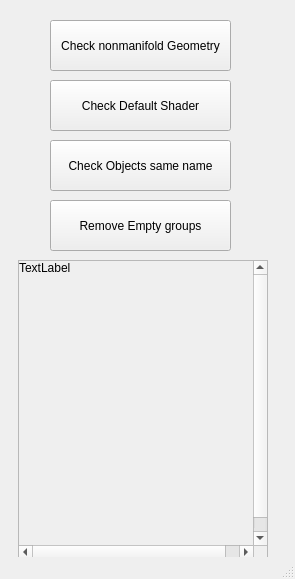
<?xml version="1.0" encoding="UTF-8"?>
<ui version="4.0">
 <class>MainWindow</class>
 <widget class="QMainWindow" name="MainWindow">
  <property name="geometry">
   <rect>
    <x>0</x>
    <y>0</y>
    <width>295</width>
    <height>579</height>
   </rect>
  </property>
  <property name="windowTitle">
   <string>CheckTool</string>
  </property>
  <widget class="QWidget" name="centralwidget">
   <widget class="QPushButton" name="pushButton">
    <property name="geometry">
     <rect>
      <x>50</x>
      <y>20</y>
      <width>181</width>
      <height>51</height>
     </rect>
    </property>
    <property name="text">
     <string>Check nonmanifold Geometry</string>
    </property>
   </widget>
   <widget class="QPushButton" name="pushButton_2">
    <property name="geometry">
     <rect>
      <x>50</x>
      <y>80</y>
      <width>181</width>
      <height>51</height>
     </rect>
    </property>
    <property name="text">
     <string>Check Default Shader</string>
    </property>
   </widget>
   <widget class="QPushButton" name="pushButton_3">
    <property name="geometry">
     <rect>
      <x>50</x>
      <y>140</y>
      <width>181</width>
      <height>51</height>
     </rect>
    </property>
    <property name="text">
     <string>Check Objects same name</string>
    </property>
   </widget>
   <widget class="QPushButton" name="pushButton_4">
    <property name="geometry">
     <rect>
      <x>50</x>
      <y>200</y>
      <width>181</width>
      <height>51</height>
     </rect>
    </property>
    <property name="text">
     <string>Remove Empty groups</string>
    </property>
   </widget>
   <widget class="QScrollArea" name="scrollArea">
    <property name="geometry">
     <rect>
      <x>18</x>
      <y>260</y>
      <width>250</width>
      <height>300</height>
     </rect>
    </property>
    <property name="minimumSize">
     <size>
      <width>250</width>
      <height>300</height>
     </size>
    </property>
    <property name="maximumSize">
     <size>
      <width>250</width>
      <height>300</height>
     </size>
    </property>
    <property name="widgetResizable">
     <bool>true</bool>
    </property>
    <widget class="QWidget" name="scrollAreaWidgetContents">
     <property name="geometry">
      <rect>
       <x>0</x>
       <y>0</y>
       <width>250</width>
       <height>300</height>
      </rect>
     </property>
     <property name="minimumSize">
      <size>
       <width>250</width>
       <height>300</height>
      </size>
     </property>
     <property name="maximumSize">
      <size>
       <width>250</width>
       <height>300</height>
      </size>
     </property>
     <widget class="QLabel" name="label_2">
      <property name="geometry">
       <rect>
        <x>0</x>
        <y>0</y>
        <width>240</width>
        <height>800</height>
       </rect>
      </property>
      <property name="minimumSize">
       <size>
        <width>0</width>
        <height>0</height>
       </size>
      </property>
      <property name="maximumSize">
       <size>
        <width>240</width>
        <height>800</height>
       </size>
      </property>
      <property name="text">
       <string>TextLabel</string>
      </property>
      <property name="alignment">
       <set>Qt::AlignLeading|Qt::AlignLeft|Qt::AlignTop</set>
      </property>
     </widget>
    </widget>
   </widget>
  </widget>
  <widget class="QStatusBar" name="statusbar"/>
 </widget>
 <resources/>
 <connections/>
</ui>
